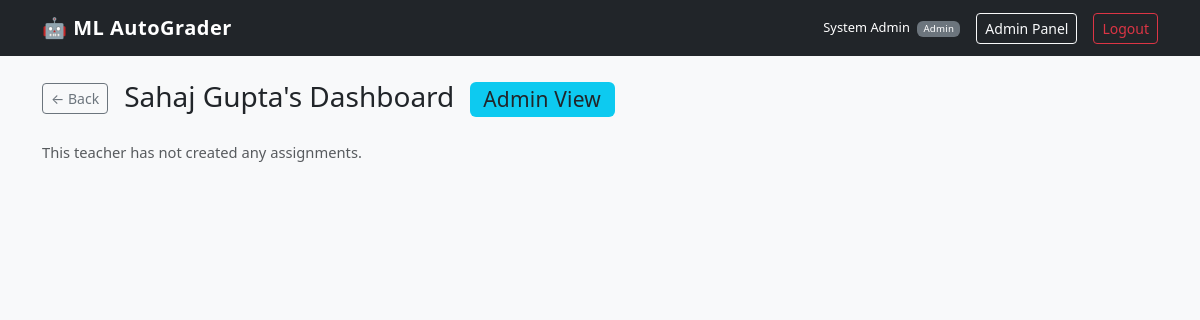
Screenshot of /admin/view_teacher/5 (signed in) with the database file from the repository.
### models.py (models this page shows, shortened)
class User(db.Model, UserMixin):
    __tablename__ = "user"
    id            = db.Column(db.Integer, primary_key=True)
    name          = db.Column(db.String(100), nullable=False)
    email         = db.Column(db.String(120), unique=True, nullable=False)
    password      = db.Column(db.String(200), nullable=False)
    role          = db.Column(db.String(20), nullable=False)
    status        = db.Column(db.String(20), nullable=True, default="approved")
    enrollment_no = db.Column(db.String(50), unique=True, nullable=True)
    branch        = db.Column(db.String(50), nullable=True)
    batch         = db.Column(db.String(50), nullable=True)
    assignments   = db.relationship("Assignment", backref="creator", lazy=True)
    submissions   = db.relationship("Submission", backref="student",  lazy=True)

### app.py (the view)
@app.route("/admin/view_teacher/<int:teacher_id>")
@login_required
def admin_view_teacher(teacher_id):
    if current_user.role != "admin":
        return "Access denied", 403
    teacher     = User.query.get_or_404(teacher_id)
    assignments = Assignment.query.filter_by(teacher_id=teacher_id).all()
    students    = {u.id: u for u in User.query.filter_by(role="student").all()}
    return render_template(
        "admin/teacher_view.html",
        teacher     = teacher,
        assignments = assignments,
        students    = students,
    )

### app.py (called while the page is built)
@login_manager.user_loader
def load_user(user_id):
    return User.query.get(int(user_id))

### templates/admin/teacher_view.html (shortened to what this page needs)
{% extends 'base.html' %}
{% block content %}
<div class="d-flex align-items-center gap-3 mb-4">
    <a href="{{ url_for('admin_dashboard') }}" class="btn btn-outline-secondary btn-sm">← Back</a>
    <h3 class="mb-0">{{ teacher.name }}'s Dashboard <span class="badge bg-info text-dark ms-2">Admin View</span></h3>
</div>
{% if not assignments %}
<p class="text-muted">This teacher has not created any assignments.</p>
{% endif %}
{% endblock %}

### templates/base.html (shortened to what this page needs)
<!DOCTYPE html>
<html lang="en">
<head>
    <link href="https://cdn.jsdelivr.net/npm/bootstrap@5.3.0/dist/css/bootstrap.min.css" rel="stylesheet">
    <link href="{{ url_for('static', filename='css/style.css') }}" rel="stylesheet">
</head>
<body class="bg-light">
<nav class="navbar navbar-expand-lg navbar-dark bg-dark mb-4">
    <div class="container">
        <a class="navbar-brand fw-bold" href="#">🤖 ML AutoGrader</a>
        <div class="d-flex align-items-center gap-3">
            {% if current_user.is_authenticated %}
                <span class="text-white small">
                    {{ current_user.name }}
                    <span class="badge bg-secondary ms-1">{{ current_user.role | title }}</span>
                </span>
                {% if current_user.role == 'student' %}
                    <a href="{{ url_for('student_dashboard') }}" class="btn btn-outline-light btn-sm">Dashboard</a>
                    <a href="{{ url_for('my_grades') }}" class="btn btn-outline-light btn-sm">My Grades</a>
                {% elif current_user.role == 'teacher' %}
                    <a href="{{ url_for('teacher_dashboard') }}" class="btn btn-outline-light btn-sm">Dashboard</a>
                    <a href="{{ url_for('create_assignment') }}" class="btn btn-outline-light btn-sm">+ Assignment</a>
                {% elif current_user.role == 'admin' %}
                    <a href="{{ url_for('admin_dashboard') }}" class="btn btn-outline-light btn-sm">Admin Panel</a>
                {% endif %}
                <a href="{{ url_for('logout') }}" class="btn btn-outline-danger btn-sm">Logout</a>
            {% endif %}
        </div>
    </div>
</nav>
<div class="container">
    {% block content %}{% endblock %}
</div>
</body>
</html>

### static/css/style.css (style rules this page uses)
body { font-size: 0.92rem; }
.navbar-brand { letter-spacing: 0.5px; }
.badge { font-weight: 500; letter-spacing: 0.2px; }

### rows the page displays
User: name "System Admin", role "Admin"
User: name "Sahaj Gupta"
